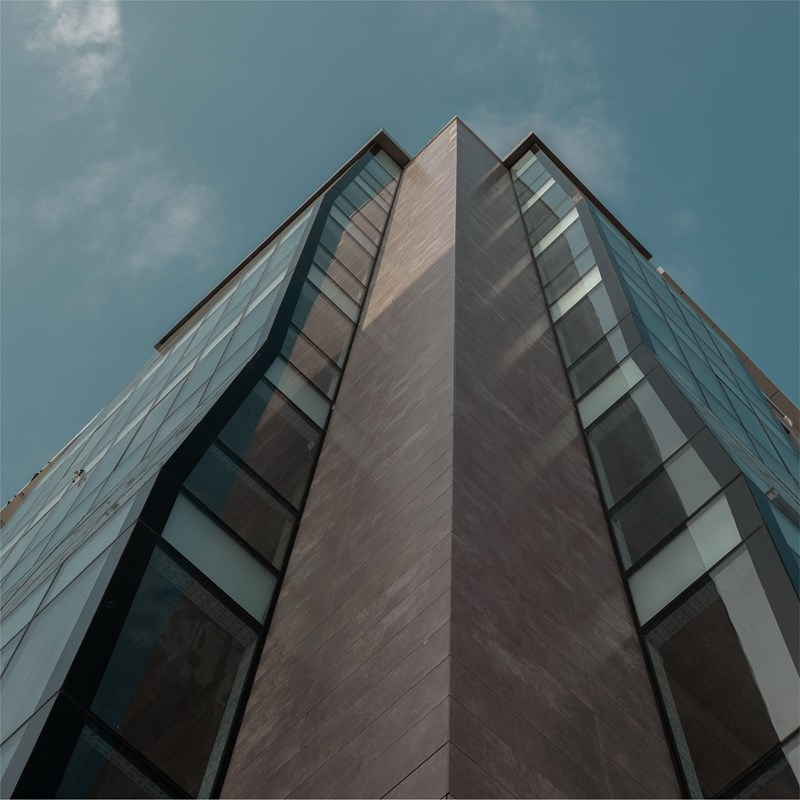
#> input picture left.jpg, 800 x 800 px
$ python match.py
#> lines starting #> are read from the running program, lines starting #| are printed output that depends on the picture; after the words box and inside, x2 and y2 are one past the last pixel; in counts of white or black regions, pixels touching at a corner belong together
import numpy as np
import cv2
import math
from numpy import *
import matplotlib.pyplot as plt
from mpl_toolkits.mplot3d import Axes3D
from PIL import Image

img_c1=cv2.imread('left.jpg',0)
#> img_c1: shape (800, 800); min 0, max 228, mean 88.5
img_c1_CC=cv2.imread('left.jpg',1)
#> img_c1_CC is the input picture: shape (800, 800, 3); mean B, G, R 94.4, 91.5, 80.5
img_c1_CC=cv2.cvtColor(img_c1_CC,cv2.COLOR_BGR2RGB)
Harris_c1 = cv2.cornerHarris(img_c1, 3, 3, 0.04)
dst_c1 = cv2.dilate(Harris_c1, None)  #将可以标出来的点粗化
plt.figure(figsize=(20, 20))
img_c1_C=img_c1_CC.copy()
thres = 0.1*dst_c1.max()
#> thres = 0.000252
img_c1_C[dst_c1 > thres] = [255,0,0]
#> img_c1_C: shape (800, 800, 3); mean R, G, B 80.7, 91.3, 94.3
plt.subplot(121)
plt.imshow(img_c1_C)
plt.title('c1')
plt.axis('off')

img_c2=cv2.imread('right.jpg',0)
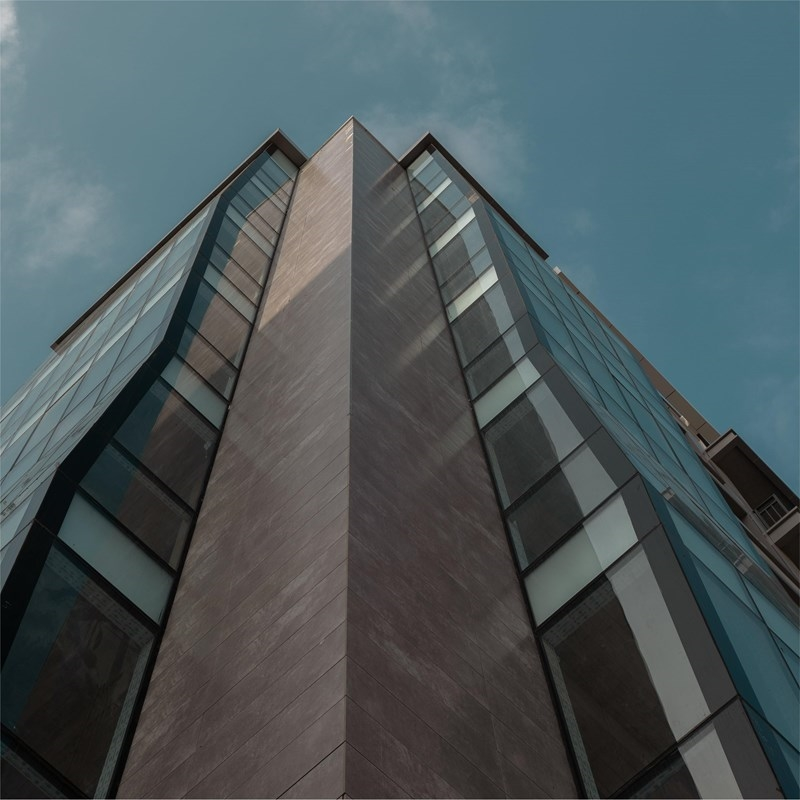
#> input picture right.jpg, 800 x 800 px
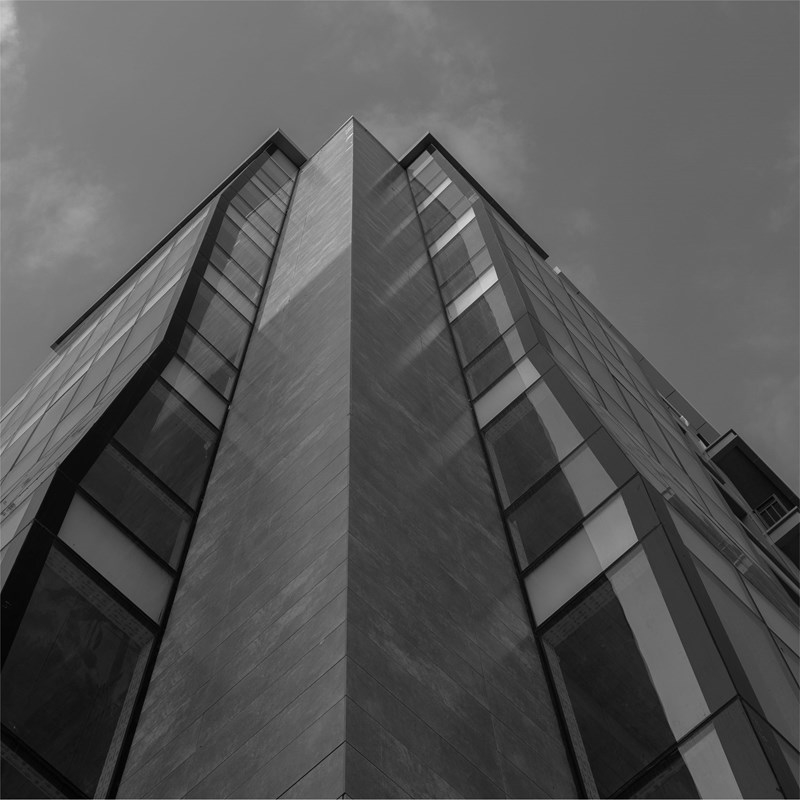
#> img_c2: shape (800, 800); min 0, max 232, mean 84.9
img_c2_CC=cv2.imread('right.jpg',1)
#> img_c2_CC is the input picture: shape (800, 800, 3); mean B, G, R 91.5, 88.1, 76.1
img_c2= cv2.resize(img_c2, (int(img_c1.shape[1]), int(img_c1.shape[0])))
img_c2_CC = cv2.resize(img_c2_CC, (int(img_c1_CC.shape[1]), int(img_c1_CC.shape[0])))
img_c2_CC=cv2.cvtColor(img_c2_CC,cv2.COLOR_BGR2RGB)
# img_house_C_fuction=img_house_C.copy()
Harris_c2 = cv2.cornerHarris(img_c2, 3, 3, 0.04)
dst_c2 = cv2.dilate(Harris_c2, None)  #将可以标出来的点粗化
img_c2_C=img_c2_CC.copy()
thres = 0.05*dst_c2.max()
#> thres = 0.000111
img_c2_C[dst_c2 > thres] = [255,0,0]
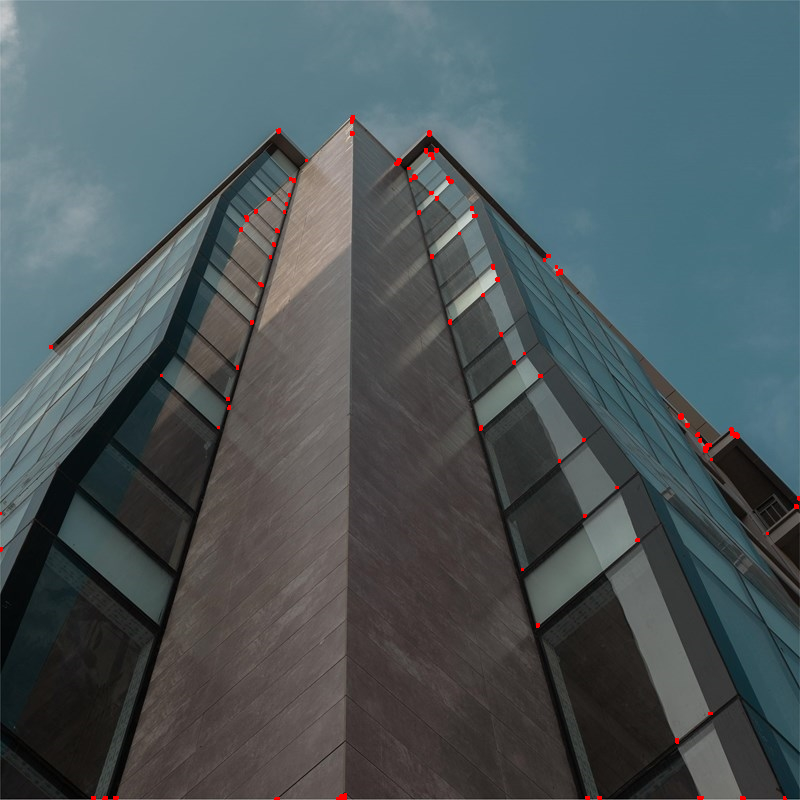
#> img_c2_C: shape (800, 800, 3); mean R, G, B 76.6, 87.9, 91.3
plt.subplot(122)
plt.imshow(img_c2_C)
plt.title('c2')
plt.axis('off')

# 从一幅Harris响应图像中返回角点，min_dist为分割角点和图像边界的最少像素数目
def get_harris_points(harrisim,min_dist=10,threshold=0.1):
    # 寻找高于阈值的候选角点
    corner_threshold = harrisim.max() * threshold
    harrisim_t = (harrisim > corner_threshold) * 1
    # 得到候选点的坐标
    coords = array(harrisim_t.nonzero()).T
    # 以及它们的 Harris 响应值
    candidate_values = [harrisim[c[0],c[1]] for c in coords]
    # 对候选点按照 Harris 响应值进行排序
    index = argsort(candidate_values)[::-1]
    # 将可行点的位置保存到数组中
    allowed_locations = zeros(harrisim.shape)
    allowed_locations[min_dist:-min_dist,min_dist:-min_dist] = 1
    # 按照 min_distance 原则，选择最佳 Harris 点
    filtered_coords = []
    for i in index:
        if allowed_locations[coords[i,0],coords[i,1]] == 1:
            filtered_coords.append(coords[i])
            allowed_locations[(coords[i,0]-min_dist):(coords[i,0]+min_dist),
                        (coords[i,1]-min_dist):(coords[i,1]+min_dist)] = 0
    return filtered_coords

#对于每个返回的点，返回点周围2*wid+1个像素的值（假设选取点的min_distance > wid）
def get_descriptors(image, filtered_coords, wid=5):
    desc = []
    for coords in filtered_coords:
        patch = image[coords[0] - wid:coords[0] + wid + 1,
                coords[1] - wid:coords[1] + wid + 1].flatten()
        desc.append(patch)
    return desc

#对于第一幅图像中的每个角点描述子，使用归一化互相关，选取它在第二幅图像中的匹配角点
def match(desc1, desc2, threshold=0.5):
    n = len(desc1[0])
    # 点对的距离
    d = -ones((len(desc1), len(desc2)))
    for i in range(len(desc1)):
        for j in range(len(desc2)):
            d1 = (desc1[i] - mean(desc1[i])) / std(desc1[i])
            d2 = (desc2[j] - mean(desc2[j])) / std(desc2[j])
            ncc_value = sum(d1 * d2) / (n - 1)
            if ncc_value > threshold:
                d[i, j] = ncc_value
    ndx = argsort(-d)   #从大0到小排序
    matchscores = ndx[:, 0]   #最大一个数的位置坐标
    return matchscores

#两边对称版本的match（）
def match_twosided(desc1, desc2, threshold=0.5):
    matches_12 = match(desc1, desc2, threshold)
    matches_21 = match(desc2, desc1, threshold)
    ndx_12 = where(matches_12 >= 0)[0]
    # 去除非对称的匹配
    for n in ndx_12:
        if matches_21[matches_12[n]] != n:
            matches_12[n] = -1
    return matches_12

#返回将两幅图像并排拼接成的一幅新图像
def appendimages(im1, im2):
    row1 = im1.shape[0]
    row2 = im2.shape[0]
    if row1 < row2:
        im1 = concatenate((im1, zeros((row2 - row1, im1.shape[1]))), axis=0)
    elif row1 > row2:
        im2 = concatenate((im2, zeros((row1 - row2, im2.shape[1]))), axis=0)
    return concatenate((im1, im2), axis=1)

#显示一幅带有连接匹配之间连线的图片
#输入：im1，im2（数组图像），locs1，locs2（特征位置），matchscores（match的输出），
def plot_matches(im1, im2, locs1, locs2, matchscores):
    im3 = appendimages(im1, im2)
    imshow(im3)
    cols1 = im1.shape[1]
    for i, m in enumerate(matchscores):
        if m > 0:
            plot([locs1[i][1], locs2[m][1] + cols1], [locs1[i][0], locs2[m][0]], 'c')
    axis('off')

from pylab import *
from numpy import *
wid=9   #比较像素点数目
filtered_coords1 = get_harris_points(dst_c1, wid+1,0.1)   #图1大于阈值的坐标
#> in get_harris_points, `corner_threshold = harrisim.max() * threshold`: corner_threshold = 0.000252
#> in get_harris_points, `harrisim_t = (harrisim > corner_threshold) * 1`:
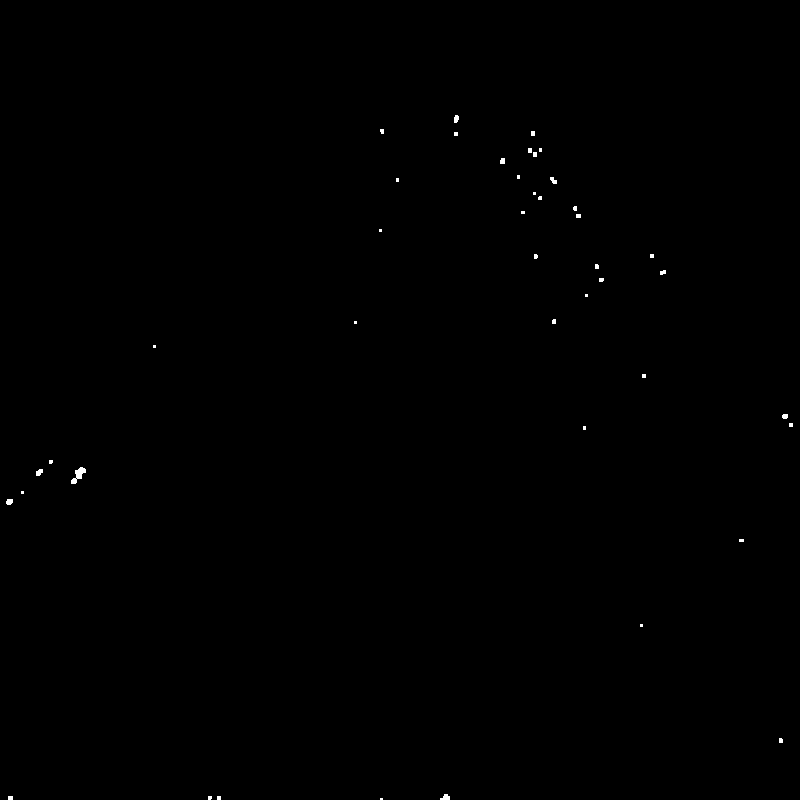
#> harrisim_t: shape (800, 800) int64; values 0 (black) and 1 (white), 0.14% white; 43 white regions (29 under 20 px), largest, box (x1, y1, x2, y2) and area: (71, 467, 86, 484) 118, (440, 794, 450, 800) 42, (36, 469, 43, 476) 37
#> in get_harris_points, `coords = array(harrisim_t.nonzero()).T`: coords = 876 pairs, first value 115 to 799, second value 6 to 792
#> in get_harris_points, `candidate_values = [harrisim[c[0],c[1]] for c in coords]`: candidate_values = 876 values, max 0.00252 at index 549, min 0.000254 at index 316, mean 0.000631
#> in get_harris_points, `index = argsort(candidate_values)[::-1]`: index = 876 values, max 875 at index 688, min 0 at index 638, mean 437.5
#> the loop in get_harris_points, `for i in index:` made 876 passes
#> i on passes 1 to 3: 551, 550, 583
#> after the loop in get_harris_points, `for i in index:`: allowed_locations: shape (800, 800) float64; values 0 (black) and 1 (white), 93% white; 21 black regions, largest, box (x1, y1, x2, y2) and area: (0, 0, 800, 800) 33242, (511, 170, 565, 222) 1182, (577, 256, 610, 306) 1076
#> after the loop in get_harris_points, `for i in index:`: filtered_coords = 36 pairs, first value 119 to 740, second value 10 to 789
#> filtered_coords1 has the same summary as filtered_coords in get_harris_points
filtered_coords2 = get_harris_points(dst_c2, wid+1,0.1)   #图2大于阈值的坐标
#> call 2 of get_harris_points, with min_dist = 10, threshold = 0.1
#> in get_harris_points (call 2), `corner_threshold = harrisim.max() * threshold`: corner_threshold = 0.000222
#> in get_harris_points (call 2), `harrisim_t = (harrisim > corner_threshold) * 1`: harrisim_t: shape (800, 800) int64; values 0 (black) and 1 (white), 0.15% white; 50 white regions (34 under 20 px), largest, box (x1, y1, x2, y2) and area: (730, 427, 739, 438) 58, (704, 443, 711, 452) 46, (336, 794, 346, 800) 42
#> in get_harris_points (call 2), `coords = array(harrisim_t.nonzero()).T`: coords = 948 pairs, first value 115 to 799, second value 49 to 799
#> in get_harris_points (call 2), `candidate_values = [harrisim[c[0],c[1]] for c in coords]`: candidate_values = 948 values, max 0.00222 at index 65, min 0.000222 at index 929, mean 0.000525
#> in get_harris_points (call 2), `index = argsort(candidate_values)[::-1]`: index = 948 values, max 947 at index 564, min 0 at index 747, mean 473.5
#> the loop in get_harris_points (call 2), `for i in index:` made 948 passes
#> i on passes 1 to 3: 66, 67, 80
#> after the loop in get_harris_points (call 2), `for i in index:`:
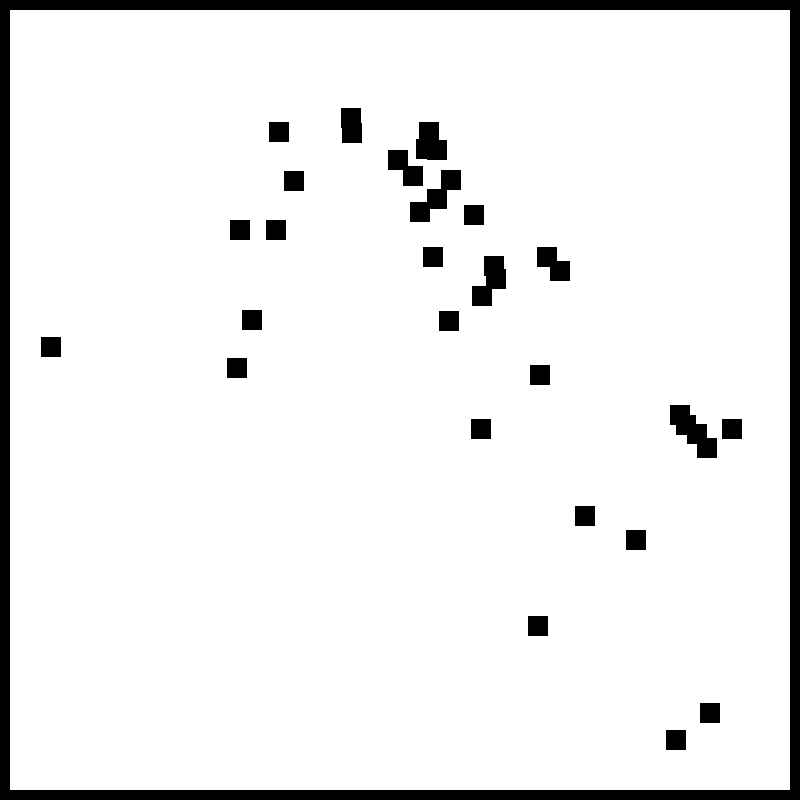
#> allowed_locations: shape (800, 800) float64; values 0 (black) and 1 (white), 92.9% white; 26 black regions, largest, box (x1, y1, x2, y2) and area: (0, 0, 800, 800) 31600, (670, 405, 717, 458) 1301, (410, 170, 461, 222) 1173
#> after the loop in get_harris_points (call 2), `for i in index:`: filtered_coords = 37 pairs, first value 118 to 740, second value 51 to 732
#> filtered_coords2 has the same summary as filtered_coords in get_harris_points
d1 = get_descriptors(img_c1_CC, filtered_coords1, wid)
#> the loop in get_descriptors, `for coords in filtered_coords:` made 36 passes
#> coords on passes 1 to 12: [469, 82], [132, 532], [501, 10], [280, 600], [160, 504], [482, 72], [149, 528], [180, 555], [416, 786], [216, 579], [119, 456], [474, 37]
#> after the loop in get_descriptors, `for coords in filtered_coords:`: desc = 36 items
#> d1 = 36 items
d2 = get_descriptors(img_c2_CC, filtered_coords2, wid)
#> the loop in get_descriptors (call 2), `for coords in filtered_coords:` made 37 passes
#> coords on passes 1 to 12: [132, 429], [279, 496], [448, 707], [160, 398], [149, 426], [415, 680], [180, 451], [215, 474], [266, 494], [118, 351], [257, 547], [321, 449]
#> d2 = 37 items
matches = match_twosided(d1, d2,0.8)                 #图1的阈值点与图二哪个阈值点相关度最高，输出与图一相关性最大点的坐标
#> in match, `n = len(desc1[0])`: n = 1083
#> in match, `d = -ones((len(desc1), len(desc2)))`: d: shape (36, 37) float64; every value is -1
#> the loop in match, `for i in range(len(desc1)):` made 36 passes
#> after the loop in match, `for i in range(len(desc1)):`: d: shape (36, 37) float64; min -1, max 0.985, mean -0.966
#> in match, `matchscores = ndx[:, 0]`: matchscores = 36 values, max 31 at index 31, min 0 at index 0, mean 6.81
#> in match_twosided, `matches_12 = match(desc1, desc2, threshold)`: matches_12 has the same summary as matchscores in match
#> in match (call 2), `d = -ones((len(desc1), len(desc2)))`: d: shape (37, 36) float64; every value is -1
#> the loop in match (call 2), `for i in range(len(desc1)):` made 37 passes
#> after the loop in match (call 2), `for i in range(len(desc1)):`: d: shape (37, 36) float64; min -1, max 0.985, mean -0.966
#> in match_twosided, `matches_21 = match(desc2, desc1, threshold)`: matches_21 = 37 values, max 33 at index 29, min 0 at index 2, mean 9.32
#> in match_twosided, `ndx_12 = where(matches_12 >= 0)[0]`: ndx_12 = 36 values from 0 to 35
#> the loop in match_twosided, `for n in ndx_12:` made 36 passes
#> after the loop in match_twosided, `for n in ndx_12:`: matches_12 = 36 values, max 31 at index 31, min -1 at index 0, mean 5.78
#> matches has the same summary as matches_12 in match_twosided
plt.figure(figsize=(30, 20))
plot_matches(img_c1_CC, img_c2_CC,filtered_coords1, filtered_coords2, matches)
#> in appendimages, `return concatenate((im1, im2), axis=1)`:
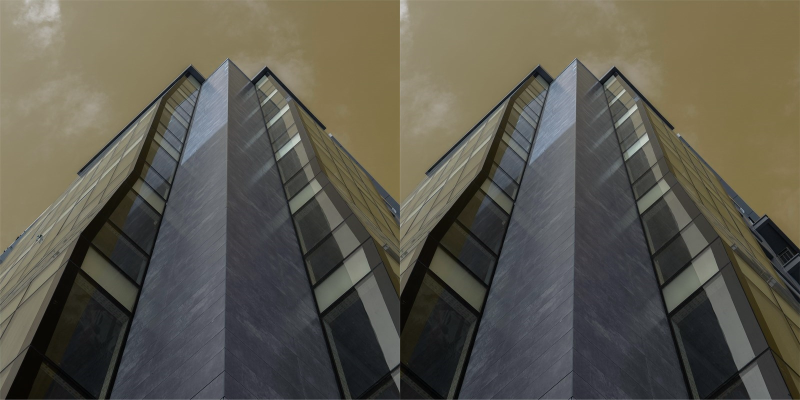
#> returned value: shape (800, 1600, 3) (shown at 1/2 size); mean of channels 0, 1, 2 78.3, 89.8, 93; drawn as B, G, R
#> the loop in plot_matches, `for i, m in enumerate(matchscores):` made 36 passes
#> m on passes 1 to 12: -1, 0, -1, 1, -1, -1, -1, 6, -1, -1, -1, -1
plt.show()
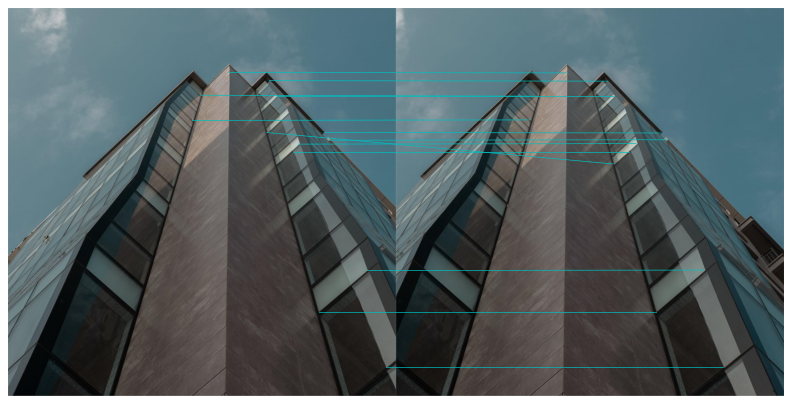
#> figure drawn by matplotlib, 1 panel
